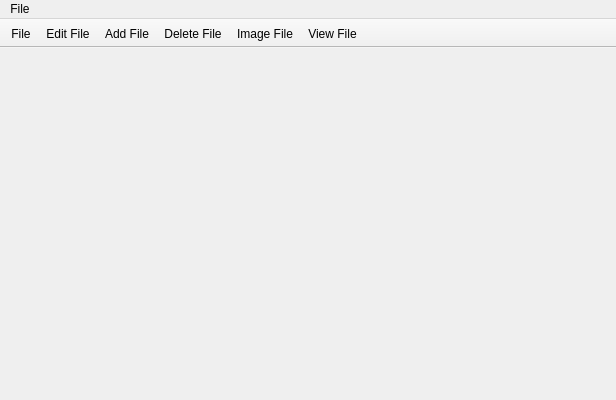
<?xml version="1.0" encoding="UTF-8"?>
<ui version="4.0">
 <class>NXMainWindow</class>
 <widget class="QMainWindow" name="NXMainWindow">
  <property name="geometry">
   <rect>
    <x>0</x>
    <y>0</y>
    <width>616</width>
    <height>400</height>
   </rect>
  </property>
  <property name="windowTitle">
   <string>DockTest</string>
  </property>
  <widget class="QWidget" name="centralWidget"/>
  <widget class="QMenuBar" name="menuBar">
   <property name="geometry">
    <rect>
     <x>0</x>
     <y>0</y>
     <width>616</width>
     <height>21</height>
    </rect>
   </property>
   <widget class="QMenu" name="menuFile">
    <property name="title">
     <string>File</string>
    </property>
   </widget>
   <addaction name="menuFile"/>
  </widget>
  <widget class="QToolBar" name="mainToolBar">
   <property name="movable">
    <bool>false</bool>
   </property>
   <attribute name="toolBarArea">
    <enum>TopToolBarArea</enum>
   </attribute>
   <attribute name="toolBarBreak">
    <bool>false</bool>
   </attribute>
   <addaction name="actionFile"/>
   <addaction name="actionEdit_File"/>
   <addaction name="actionAdd_File"/>
   <addaction name="actionDelete_File"/>
   <addaction name="actionImage_File"/>
   <addaction name="actionView_File"/>
  </widget>
  <action name="actionFile">
   <property name="icon">
    <iconset resource="nxmainwindow.qrc">
     <normaloff>:/Dock/Resources/File.png</normaloff>
     <normalon>:/DockTest/Resources/File.png</normalon>:/Dock/Resources/File.png</iconset>
   </property>
   <property name="text">
    <string>File</string>
   </property>
   <property name="toolTip">
    <string>File</string>
   </property>
  </action>
  <action name="actionEdit_File">
   <property name="icon">
    <iconset>
     <normalon>:/Dock/Resources/Edit_File.png</normalon>
    </iconset>
   </property>
   <property name="text">
    <string>Edit File</string>
   </property>
   <property name="toolTip">
    <string>Edit File</string>
   </property>
  </action>
  <action name="actionAdd_File">
   <property name="icon">
    <iconset>
     <normaloff>:/Dock/Resources/Add File.png</normaloff>
     <normalon>:/Dock/Resources/Add_File.png</normalon>:/Dock/Resources/Add File.png</iconset>
   </property>
   <property name="text">
    <string>Add File</string>
   </property>
   <property name="toolTip">
    <string>Add File</string>
   </property>
  </action>
  <action name="actionDelete_File">
   <property name="icon">
    <iconset>
     <normaloff>:/DockTest/Resources/Delete File.png</normaloff>
     <normalon>:/Dock/Resources/Delete_File.png</normalon>:/DockTest/Resources/Delete File.png</iconset>
   </property>
   <property name="text">
    <string>Delete File</string>
   </property>
   <property name="toolTip">
    <string>Delete File</string>
   </property>
  </action>
  <action name="actionImage_File">
   <property name="icon">
    <iconset>
     <normaloff>:/DockTest/Resources/Image File.png</normaloff>
     <normalon>:/Dock/Resources/Image_File.png</normalon>:/DockTest/Resources/Image File.png</iconset>
   </property>
   <property name="text">
    <string>Image File</string>
   </property>
   <property name="toolTip">
    <string>Image File</string>
   </property>
  </action>
  <action name="actionView_File">
   <property name="icon">
    <iconset>
     <normaloff>:/DockTest/Resources/View File.png</normaloff>
     <normalon>:/Dock/Resources/View_File.png</normalon>:/DockTest/Resources/View File.png</iconset>
   </property>
   <property name="text">
    <string>View File</string>
   </property>
   <property name="toolTip">
    <string>View File</string>
   </property>
  </action>
 </widget>
 <layoutdefault spacing="6" margin="11"/>
 <resources>
  <include location="nxmainwindow.qrc"/>
 </resources>
 <connections/>
</ui>
